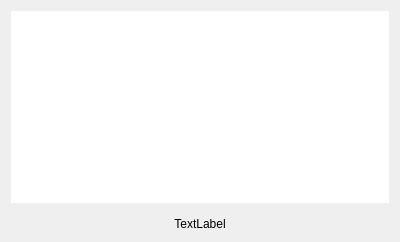
<?xml version="1.0" encoding="UTF-8"?>
<ui version="4.0">
 <class>led_indicator</class>
 <widget class="QWidget" name="led_indicator">
  <property name="geometry">
   <rect>
    <x>0</x>
    <y>0</y>
    <width>400</width>
    <height>242</height>
   </rect>
  </property>
  <property name="sizePolicy">
   <sizepolicy hsizetype="Minimum" vsizetype="Minimum">
    <horstretch>0</horstretch>
    <verstretch>0</verstretch>
   </sizepolicy>
  </property>
  <property name="windowTitle">
   <string>Form</string>
  </property>
  <layout class="QVBoxLayout" name="verticalLayout">
   <item>
    <widget class="QGraphicsView" name="graphicsView">
     <property name="sizePolicy">
      <sizepolicy hsizetype="Minimum" vsizetype="Minimum">
       <horstretch>0</horstretch>
       <verstretch>0</verstretch>
      </sizepolicy>
     </property>
     <property name="frameShape">
      <enum>QFrame::NoFrame</enum>
     </property>
     <property name="frameShadow">
      <enum>QFrame::Plain</enum>
     </property>
    </widget>
   </item>
   <item>
    <widget class="QLabel" name="label">
     <property name="sizePolicy">
      <sizepolicy hsizetype="Preferred" vsizetype="Preferred">
       <horstretch>0</horstretch>
       <verstretch>0</verstretch>
      </sizepolicy>
     </property>
     <property name="text">
      <string>TextLabel</string>
     </property>
     <property name="alignment">
      <set>Qt::AlignBottom|Qt::AlignHCenter</set>
     </property>
    </widget>
   </item>
  </layout>
 </widget>
 <resources/>
 <connections/>
</ui>
